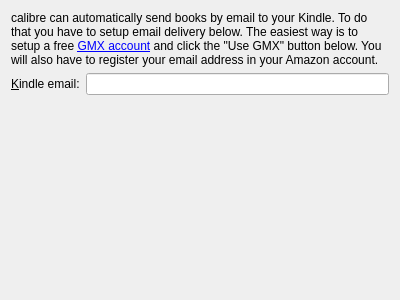
<?xml version="1.0" encoding="UTF-8"?>
<ui version="4.0">
 <class>WizardPage</class>
 <widget class="QWizardPage" name="WizardPage">
  <property name="geometry">
   <rect>
    <x>0</x>
    <y>0</y>
    <width>400</width>
    <height>300</height>
   </rect>
  </property>
  <property name="windowTitle">
   <string>WizardPage</string>
  </property>
  <property name="title">
   <string>Welcome to calibre</string>
  </property>
  <property name="subTitle">
   <string>The one stop solution to all your e-book needs.</string>
  </property>
  <layout class="QGridLayout" name="gridLayout">
   <item row="0" column="0" colspan="2">
    <widget class="QLabel" name="label">
     <property name="text">
      <string>&lt;p&gt;calibre can automatically send books by email to your Kindle. To do that you have to setup email delivery below. The easiest way is to setup a free &lt;a href=&quot;https://gmx.com&quot;&gt;GMX account&lt;/a&gt; and click the "Use GMX" button below. You will also have to register your email address in your Amazon account.</string>
     </property>
     <property name="wordWrap">
      <bool>true</bool>
     </property>
     <property name="openExternalLinks">
      <bool>true</bool>
     </property>
     <property name="textInteractionFlags">
      <set>Qt::LinksAccessibleByKeyboard|Qt::LinksAccessibleByMouse</set>
     </property>
    </widget>
   </item>
   <item row="1" column="0">
    <widget class="QLabel" name="label_2">
     <property name="text">
      <string>&amp;Kindle email:</string>
     </property>
     <property name="buddy">
      <cstring>to_address</cstring>
     </property>
    </widget>
   </item>
   <item row="1" column="1">
    <widget class="QLineEdit" name="to_address"/>
   </item>
   <item row="2" column="0" colspan="2">
    <widget class="SendEmail" name="send_email_widget" native="true"/>
   </item>
   <item row="3" column="0">
    <spacer name="verticalSpacer">
     <property name="orientation">
      <enum>Qt::Vertical</enum>
     </property>
     <property name="sizeHint" stdset="0">
      <size>
       <width>20</width>
       <height>40</height>
      </size>
     </property>
    </spacer>
   </item>
  </layout>
 </widget>
 <customwidgets>
  <customwidget>
   <class>SendEmail</class>
   <extends>QWidget</extends>
   <header>calibre/gui2/wizard/send_email.h</header>
   <container>1</container>
  </customwidget>
 </customwidgets>
 <resources/>
 <connections/>
</ui>
